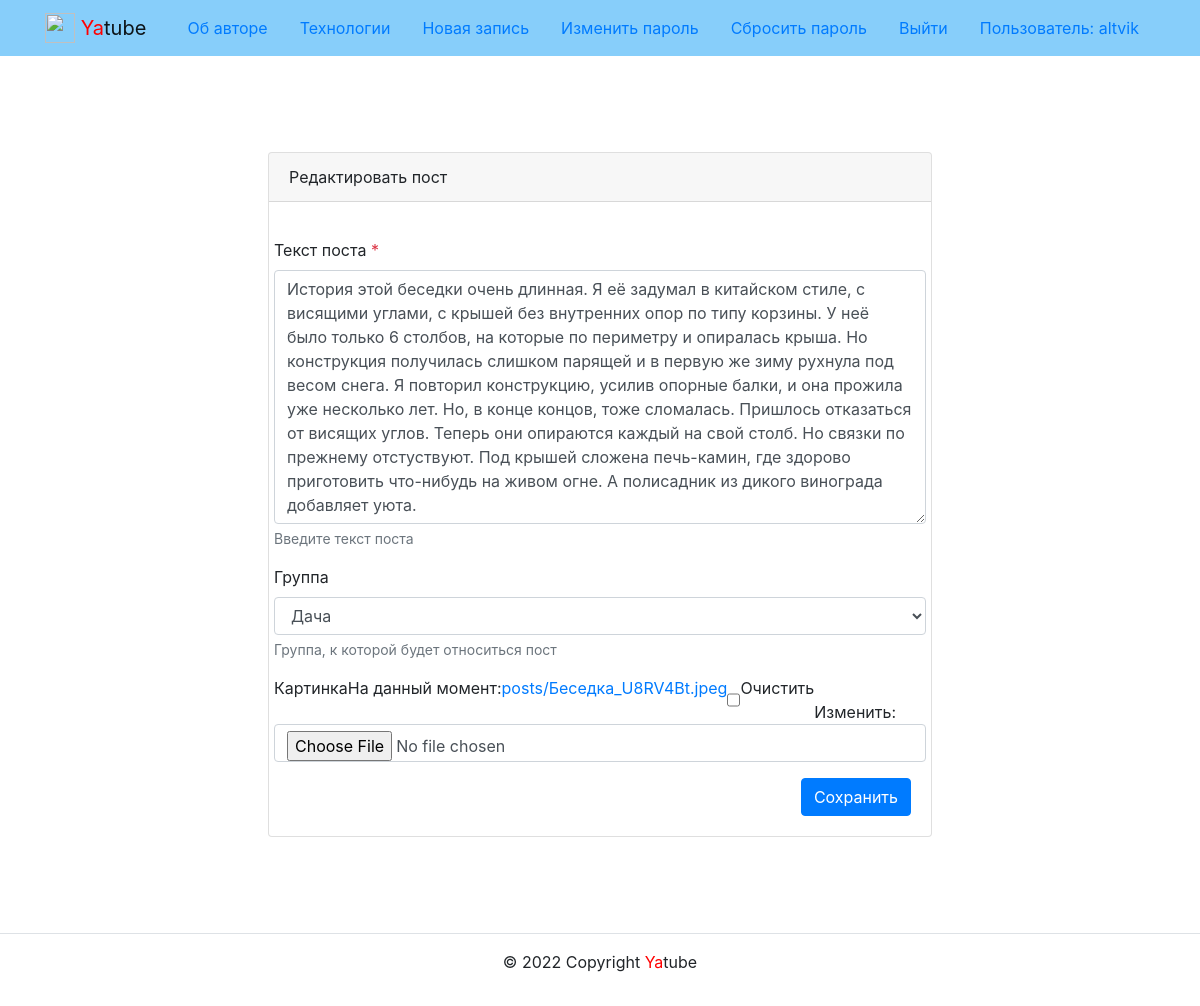
Page /posts/55/edit/ (signed in) on the committed database.
### posts/models.py (models this page shows, shortened)
class Post(models.Model):
    RELATED_NAME = 'posts'
    text = models.TextField(
        'Текст поста',
        help_text='Введите текст поста',
        blank=False,
        null=False,
    )
    pub_date = models.DateTimeField(
        'Дата публикации',
        auto_now_add=True,
        db_index=True,
    )
    author = models.ForeignKey(
        User,
        on_delete=models.CASCADE,
        blank=False,
        null=False,
        related_name=RELATED_NAME,
        verbose_name='Автор',
    )
    group = models.ForeignKey(
        Group,
        on_delete=models.SET_NULL,
        blank=True,
        null=True,
        related_name=RELATED_NAME,
        verbose_name='Группа',
        help_text='Группа, к которой будет относиться пост',
    )
    image = models.ImageField(
        'Картинка',
        upload_to='posts/',
        blank=True
    )
    class Meta:
        ordering = ('-pub_date',)
        verbose_name = 'Пост'
        verbose_name_plural = 'Посты'

### posts/views.py (the view)
# urls.py: path('posts/<int:post_id>/edit/', views.post_edit, name='post_edit'),
@login_required(login_url='/')
def post_edit(request, post_id):
    post = Post.objects.select_related('author').get(id=post_id)
    if request.user != post.author:
        return redirect('posts:post_detail', post_id=post_id)
    form = PostForm(
        request.POST or None,
        files=request.FILES or None,
        instance=post
    )
    if form.is_valid():
        form.save()
        return redirect('posts:post_detail', post_id)
    context = {
        'form': form,
        'is_edit': True,
        'title': 'Редактировать пост',
    }
    return render(request, 'posts/create_post.html', context)

### posts/forms.py
class PostForm(forms.ModelForm):
    class Meta:
        model = Post
        fields = ('text', 'group', 'image')

### core/context_processors/year.py (called while the page is built)
def year(request):
    return {
        'year': datetime.now().year
    }

### core/templatetags/user_filters.py (called while the page is built)
@register.filter
def addclass(field, css):
    return field.as_widget(attrs={'class': css})

### posts/models.py (called while the page is built)
    def __str__(self):
        return self.title

### templates/posts/create_post.html (shortened to what this page needs)
{% extends "users_base.html" %}
{% block card_header %}{{ title }}{% endblock card_header %}
{% block card_body %}
  <form
    method="post"
    enctype="multipart/form-data"
    action=
      {% if is_edit %}
        "{% url 'posts:post_edit' form.instance.id %}"
      {% else %}
        "{% url 'posts:post_create' %}"
      {% endif %}>
    {% include 'users/includes/form_fields.html'  %}
    <div class="d-flex justify-content-end">
      <button type="submit" class="btn btn-primary">
        {% if is_edit %}
          Сохранить
        {% else %}
          Добавить
        {% endif %}
      </button>
    </div>
  </form>
{% endblock card_body %}

### templates/includes/header.html (shortened to what this page needs)
{% load static %}
<nav class="navbar navbar-light" style="background-color: lightskyblue">
  <div class="container">
    <a class="navbar-brand" href="{% url 'posts:index' %}">
      <img
        src="{% static 'img/logo.png' %}"
        width="30"
        height="30"
        class="d-inline-block align-top"
        alt=""
      >
      <span style="color:red">Ya</span>tube
    </a>
    <ul class="nav nav-pills">
      {% with request.resolver_match.view_name as view_name %}
        <li class="nav-item">
          <a class="nav-link
            {% if view_name  == 'about:author' %}active{% endif %}"
            href="{% url 'about:author' %}"
          >
            Об авторе
          </a>
        </li>
        <li class="nav-item">
          <a class="nav-link
            {% if view_name  == 'about:tech' %}active{% endif %}"
            href="{% url 'about:tech' %}"
          >
            Технологии
          </a>
        </li>
        {% if user.is_authenticated %}
          <li class="nav-item">
            <a class="nav-link link-light
              {% if view_name  == 'posts:post_create' %}active{% endif %}"
              href="{% url 'posts:post_create' %}"
            >
              Новая запись
            </a>
          </li>
          <li class="nav-item">
            <a class="nav-link link-light
              {% if view_name  == 'auth:password_change' %}active{% endif %}"
              href="{% url 'auth:password_change' %}"
            >
              Изменить пароль
            </a>
          </li>
          <li class="nav-item">
            <a class="nav-link link-light
              {% if view_name  == 'auth:password_reset' %}active{% endif %}"
              href="{% url 'auth:password_reset' %}"
            >
              Сбросить пароль
            </a>
          </li>
          <li class="nav-item">
            <a class="nav-link link-light
              {% if view_name  == 'auth:logout' %}active{% endif %}"
              href="{% url 'auth:logout' %}"
            >
              Выйти
            </a>
          </li>
          <li class="nav-item">
            <a class="nav-link link-dark" href="">
              Пользователь: {{ user.username }}
            </a>
          </li>
        {% endif %}
      {% endwith %}
    </ul>
  </div>
</nav>

### templates/users/includes/form_fields.html
{% load user_filters %}
{% load thumbnail %}
{% for field in form %}
  <div class="form-group row my-3">
    <label for="{{ field.id_for_label }}">
      {{ field.label }}
        {% if field.field.required %}
          <span class="required text-danger">*</span>
        {% endif %}
    </label>
    {{ field|addclass:'form-control' }}
    {% if field.help_text %}
      <small
        id="{{ field.id_for_label }}-help"
        class="form-text text-muted">
        {{ field.help_text|safe }}
      </small>
    {% endif %}
  </div>
{% endfor %}

### rows in the picture
Post: form "История этой беседки очень длинная. Я её задумал в китайском стиле, с висящими углами, с крышей без внутренних опор по типу корзины. У неё было только 6 столбов, на которые по периметру и опиралась крыша. Но конструкция получилась слишком парящей и в первую же зиму рухнула под весом снега. Я повторил конструкцию, усилив опорные балки, и она прожила уже несколько лет. Но, в конце концов, тоже сломалась. Пришлось отказаться от висящих углов. Теперь они опираются каждый на свой столб. Но связки по прежнему отстуствуют. Под крышей сложена печь-камин, где здорово приготовить что-нибудь на живом огне. А полисадник из дикого винограда добавляет уюта." "Дача"

### other values in the picture
{{ user.username }} "altvik"
{{ title }} "Редактировать пост"
{{ field.label }} "Текст поста" "Группа" "Картинка"
{{ field.help_text|safe }} "Введите текст поста" "Группа, к которой будет относиться пост"
